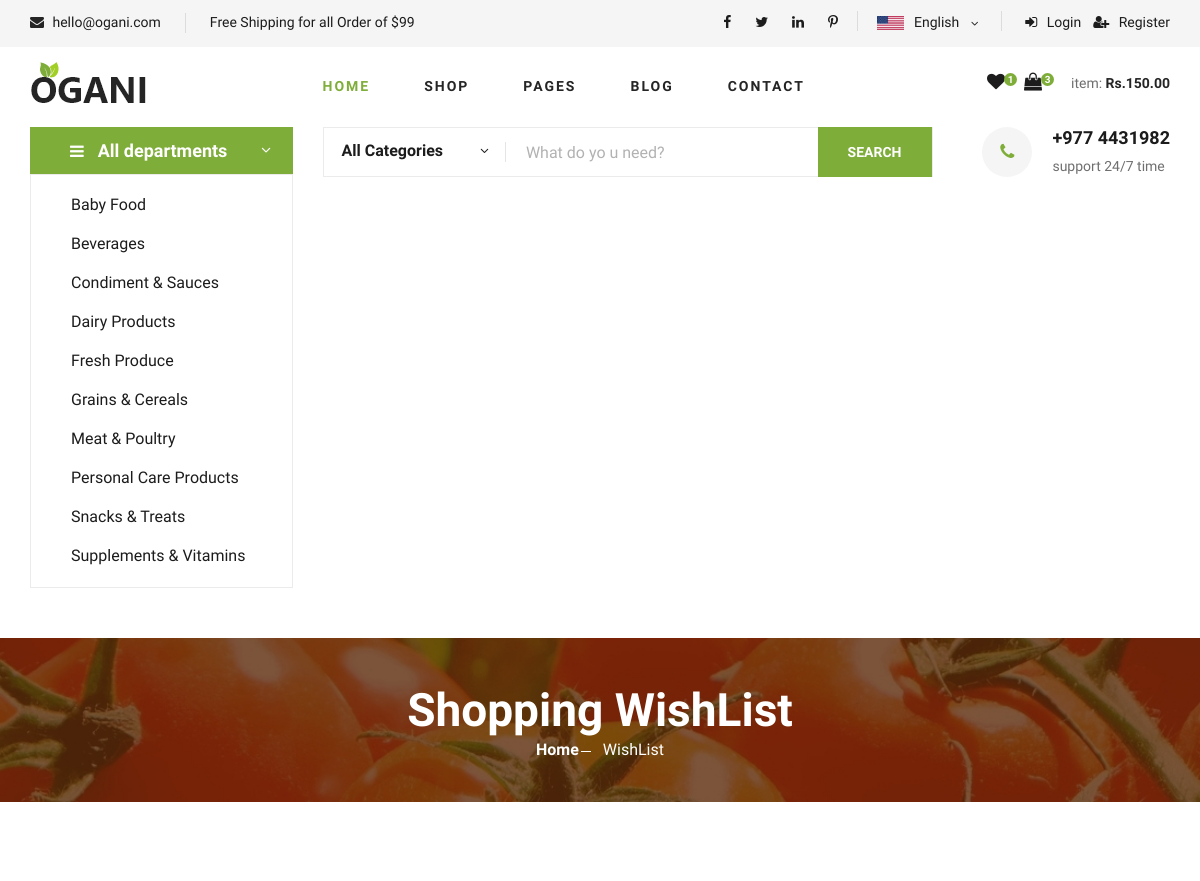
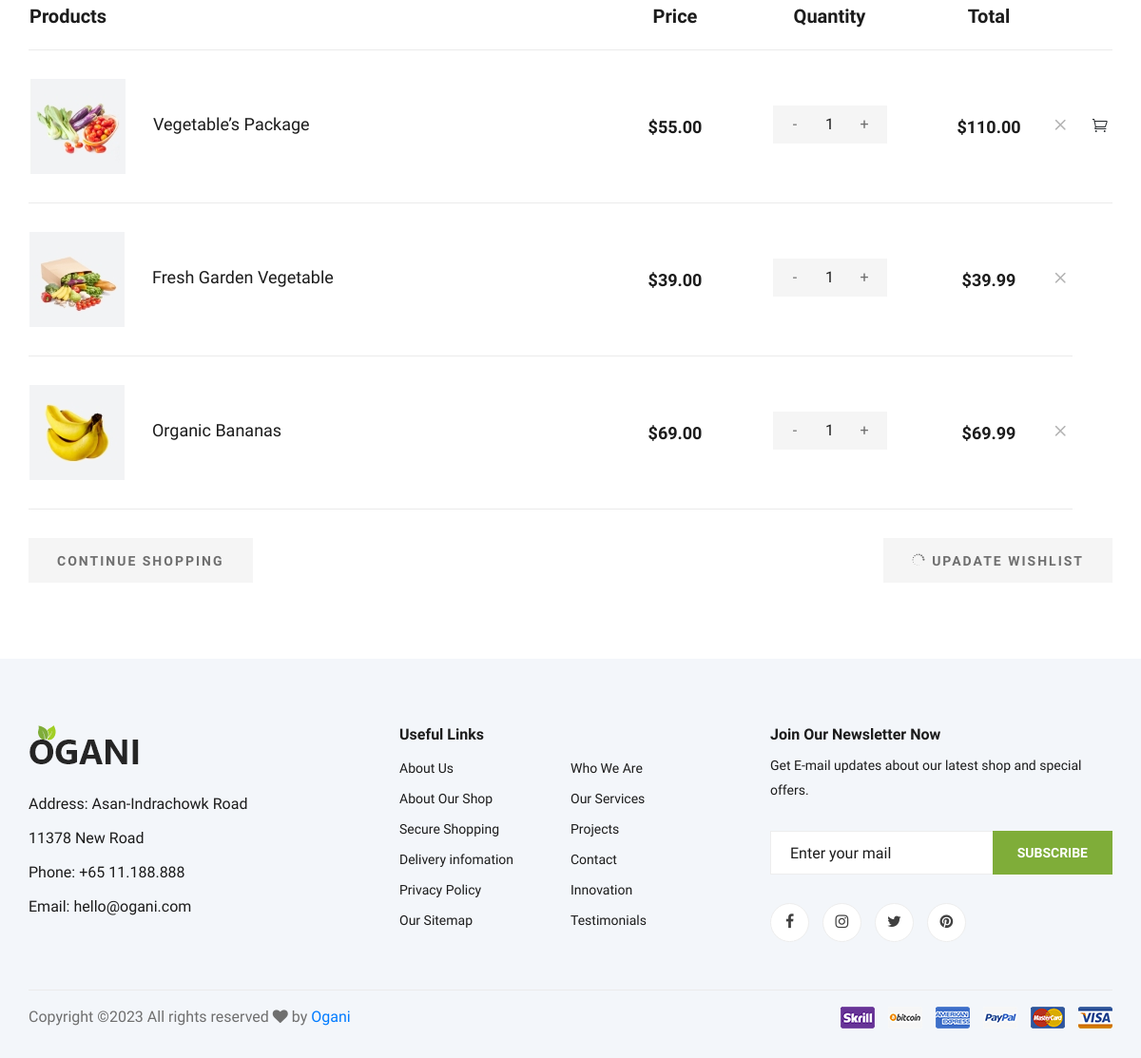
/wishlist, run on the app's committed database (2 pictures, top to bottom).
### store/models.py (models this page shows, shortened)
class BaseModel(models.Model):
    slug = models.SlugField(max_length=200,unique=True)
    created_at = models.DateTimeField(auto_now_add=True)
    modified_at = models.DateTimeField(auto_now=True)
    class Meta:
        abstract = True

class Department(BaseModel):
    dept_name = models.CharField(max_length=200,unique=True)
    image = models.ImageField(upload_to="department",null=True)
    class Meta:
        ordering = ['dept_name']

### store/views.py (the view)
# urls.py: path('wishlist',WishListView.as_view(),name='wishlist'),
class WishListView(BaseView):
    def get(self,request):
        self.view
        self.view['Title'] = 'WishList'
        return render(request,'shopping-wishlist.html',self.view)

### template/shopping-wishlist.html
{% extends 'base.html' %}
{% load static %}
{% block content %}
    <section class="breadcrumb-section set-bg" data-setbg="{% static 'img/breadcrumb.jpg' %}">
        <div class="container">
            <div class="row">
                <div class="col-lg-12 text-center">
                    <div class="breadcrumb__text">
                        <h2>Shopping WishList</h2>
                        <div class="breadcrumb__option">
                            <a href="./index.html">Home</a>
                            <span>WishList</span>
                        </div>
                    </div>
                </div>
            </div>
        </div>
    </section>
    <section class="shoping-cart spad">
        <div class="container">
            <div class="row">
                <div class="col-lg-12">
                    <div class="shoping__cart__table">
                        <table>
                            <thead>
                                <tr>
                                    <th class="shoping__product">Products</th>
                                    <th>Price</th>
                                    <th>Quantity</th>
                                    <th>Total</th>
                                    <th></th>
                                </tr>
                            </thead>
                            <tbody>
                                <tr>
                                    <td class="shoping__cart__item">
                                        <img src="{% static 'img/cart/cart-1.jpg' %}" alt="">
                                        <h5>Vegetable’s Package</h5>
                                    </td>
                                    <td class="shoping__cart__price">
                                        $55.00
                                    </td>
                                    <td class="shoping__cart__quantity">
                                        <div class="quantity">
                                            <div class="pro-qty">
                                                <input type="text" value="1">
                                            </div>
                                        </div>
                                    </td>
                                    <td class="shoping__cart__total">
                                        $110.00
                                    </td>
                                    <td class="shoping__cart__item__close">
                                        <span class="icon_close"></span>
                                    </td>
                                    <td class = "shoping__cart_item">
                                        <span class="ml-3 icon_cart_alt"></span>
                                    </td>
                                </tr>
                                <tr>
                                    <td class="shoping__cart__item">
                                        <img src="img/cart/cart-2.jpg" alt="">
                                        <h5>Fresh Garden Vegetable</h5>
                                    </td>
                                    <td class="shoping__cart__price">
                                        $39.00
                                    </td>
                                    <td class="shoping__cart__quantity">
                                        <div class="quantity">
                                            <div class="pro-qty">
                                                <input type="text" value="1">
                                            </div>
                                        </div>
                                    </td>
                                    <td class="shoping__cart__total">
                                        $39.99
                                    </td>
                                    <td class="shoping__cart__item__close">
                                        <span class="icon_close"></span>
                                    </td>
                                </tr>
                                <tr>
                                    <td class="shoping__cart__item">
                                        <img src="img/cart/cart-3.jpg" alt="">
                                        <h5>Organic Bananas</h5>
                                    </td>
                                    <td class="shoping__cart__price">
                                        $69.00
                                    </td>
                                    <td class="shoping__cart__quantity">
                                        <div class="quantity">
                                            <div class="pro-qty">
                                                <input type="text" value="1">
                                            </div>
                                        </div>
                                    </td>
                                    <td class="shoping__cart__total">
                                        $69.99
                                    </td>
                                    <td class="shoping__cart__item__close">
                                        <span class="icon_close"></span>
                                    </td>
                                </tr>
                            </tbody>
                        </table>
                    </div>
                </div>
            </div>
            <div class="row">
                <div class="col-lg-12">
                    <div class="shoping__cart__btns">
                        <a href="#" class="primary-btn cart-btn">CONTINUE SHOPPING</a>
                        <a href="#" class="primary-btn cart-btn cart-btn-right"><span class="icon_loading"></span>
                            Upadate Wishlist</a>
                    </div>
                </div>
            </div>
        </div>
    </section>
{% endblock %}

### template/base.html (shortened to what this page needs)
<!DOCTYPE html>
{% load static %}
<html lang="zxx">
<head>
    <link rel="stylesheet" href="{% static 'css/bootstrap.min.css' %}" type="text/css">
    <link rel="stylesheet" href="{% static 'css/font-awesome.min.css' %}" type="text/css">
    <link rel="stylesheet" href="{% static 'css/elegant-icons.css' %}" type="text/css">
    <link rel="stylesheet" href="{% static 'css/nice-select.css' %}" type="text/css">
    <link rel="stylesheet" href="{% static 'css/jquery-ui.min.css' %}" type="text/css">
    <link rel="stylesheet" href="{% static 'css/owl.carousel.min.css' %}" type="text/css">
    <link rel="stylesheet" href="{% static 'css/slicknav.min.css' %}" type="text/css">
    <link rel="stylesheet" href="{% static 'css/style.css' %}" type="text/css">
</head>
<body>
<header class="header">
    <div class="header__top">
        <div class="container">
            <div class="row">
                <div class="col-lg-6 col-md-6">
                    <div class="header__top__left">
                        <ul>
                            <li><i class="fa fa-envelope"></i> hello@ogani.com</li>
                            <li>Free Shipping for all Order of $99</li>
                        </ul>
                    </div>
                </div>
                <div class="col-lg-6 col-md-6">
                    <div class="header__top__right">
                        <div class="header__top__right__social">
                            <a href="#"><i class="fa fa-facebook"></i></a>
                            <a href="#"><i class="fa fa-twitter"></i></a>
                            <a href="#"><i class="fa fa-linkedin"></i></a>
                            <a href="#"><i class="fa fa-pinterest-p"></i></a>
                        </div>
                        <div class="header__top__right__language">
                            <img src="{% static 'img/language.png' %}" alt="">
                            <div>English</div>
                            <span class="arrow_carrot-down"></span>
                        </div>
                        {% if not user.is_authenticated %}
                            <div class="header__top__right__auth">
                                    <a href="/login"><i class="fa fa-sign-in"></i> Login</a>
                            </div>
                            <div class="header__top__right__auth ml-2">
                                <a href="/signup"><i class="fa fa-user-plus"></i> Register</a>
                            </div>
                            {% endif %}
                    </div>
                </div>
            </div>
        </div>
    </div>
    <div class="container">
        <div class="row">
            <div class="col-lg-3">
                <div class="header__logo">
                    <a href="{% url 'home' %}"><img src="{% static 'img/logo.png' %}" alt=""></a>
                </div>
            </div>
            <div class="col-lg-6">
                <nav class="header__menu">
                    <ul>
                        <li class="active"><a href="./index.html">Home</a></li>
                        <li><a href="./shop-grid.html">Shop</a></li>
                        <li><a href="#">Pages</a>
                        </li>
                        <li><a href="./blog.html">Blog</a></li>
                        <li><a href="{% url 'contact' %}">Contact</a></li>
                    </ul>
                </nav>
            </div>
            <div class="col-lg-3">
                <div class="header__cart">
                    <ul>
                        <li><a href="{% url 'wishlist' %}"><i class="fa fa-heart"></i> <span>1</span></a></li>
                        <li><a href="{% url 'cart' %}"><i class="fa fa-shopping-bag"></i> <span>3</span></a></li>
                    </ul>
                    <div class="header__cart__price">item: <span>Rs.150.00</span></div>
                </div>
            </div>
        </div>
    </div>
</header>
<section class="hero">
    <div class="container">
        <div class="row">
            <div class="col-lg-3">
                <div class="hero__categories">
                    <div class="hero__categories__all">
                        <i class="fa fa-bars"></i>
                        <span>All departments</span>
                    </div>
                    <ul>
                        {% for department in Departments %}
                        <li><a href="#">{{department.dept_name}}</a></li>
                        {% endfor %}
                    </ul>
                </div>
            </div>
            <div class="col-lg-9">
                <div class="hero__search">
                    <div class="hero__search__form">
                        <form action="#">
                            <div class="hero__search__categories">
                                All Categories
                                <span class="arrow_carrot-down"></span>
                            </div>
                            <input type="text" placeholder="What do yo u need?">
                            <button type="submit" class="site-btn">SEARCH</button>
                        </form>
                    </div>
                    <div class="hero__search__phone">
                        <div class="hero__search__phone__icon">
                            <i class="fa fa-phone"></i>
                        </div>
                        <div class="hero__search__phone__text">
                            <h5>+977 4431982</h5>
                            <span>support 24/7 time</span>
                        </div>
                    </div>
                </div>
            </div>
        </div>
    </div>
</section>
{% block content %}{% endblock %}
<footer class="footer spad">
    <div class="container">
        <div class="row">
            <div class="col-lg-3 col-md-6 col-sm-6">
                <div class="footer__about">
                    <div class="footer__about__logo">
                        <a href="./index.html"><img src="{% static 'img/logo.png' %}" alt=""></a>
                    </div>
                    <ul>
                        <li>Address: Asan-Indrachowk Road 11378 New Road</li>
                        <li>Phone: +65 11.188.888</li>
                        <li>Email: hello@ogani.com</li>
                    </ul>
                </div>
            </div>
            <div class="col-lg-4 col-md-6 col-sm-6 offset-lg-1">
                <div class="footer__widget">
                    <h6>Useful Links</h6>
                    <ul>
                        <li><a href="#">About Us</a></li>
                        <li><a href="#">About Our Shop</a></li>
                        <li><a href="#">Secure Shopping</a></li>
                        <li><a href="#">Delivery infomation</a></li>
                        <li><a href="#">Privacy Policy</a></li>
                        <li><a href="#">Our Sitemap</a></li>
                    </ul>
                    <ul>
                        <li><a href="#">Who We Are</a></li>
                        <li><a href="#">Our Services</a></li>
                        <li><a href="#">Projects</a></li>
                        <li><a href="#">Contact</a></li>
                        <li><a href="#">Innovation</a></li>
                        <li><a href="#">Testimonials</a></li>
                    </ul>
                </div>
            </div>
            <div class="col-lg-4 col-md-12">
                <div class="footer__widget">
                    <h6>Join Our Newsletter Now</h6>
                    <p>Get E-mail updates about our latest shop and special offers.</p>
                    <form action="#">
                        <input type="text" placeholder="Enter your mail">
                        <button type="submit" class="site-btn">Subscribe</button>
                    </form>
                    <div class="footer__widget__social">
                        <a href="https://www.facebook.com/"><i class="fa fa-facebook"></i></a>
                        <a href="https://www.instagram.com/"><i class="fa fa-instagram"></i></a>
                        <a href="https://www.twitter.com/"><i class="fa fa-twitter"></i></a>
                        <a href="https://www.pinterest.com/"><i class="fa fa-pinterest"></i></a>
                    </div>
                </div>
            </div>
        </div>
        <div class="row">
            <div class="col-lg-12">
                <div class="footer__copyright">
                    <div class="footer__copyright__text">
                        <p>
                            Copyright &copy;<script>document.write(new Date().getFullYear());</script>
                            All rights reserved <i class="fa fa-heart" aria-hidden="true"></i> by <a
                                href="https://google.com" target="_blank">Ogani</a>
                        </p>
                    </div>
                    <div class="footer__copyright__payment"><img src="{% static 'img/payment-item.png' %}" alt=""></div>
                </div>
            </div>
        </div>
    </div>
</footer>
</body>
</html>

### data on the page
Department: dept_name "Baby Food"
Department: dept_name "Beverages"
Department: dept_name "Condiment & Sauces"
Department: dept_name "Dairy Products"
Department: dept_name "Fresh Produce"
Department: dept_name "Grains & Cereals"
Department: dept_name "Meat & Poultry"
Department: dept_name "Personal Care Products"
Department: dept_name "Snacks & Treats"
Department: dept_name "Supplements & Vitamins"
